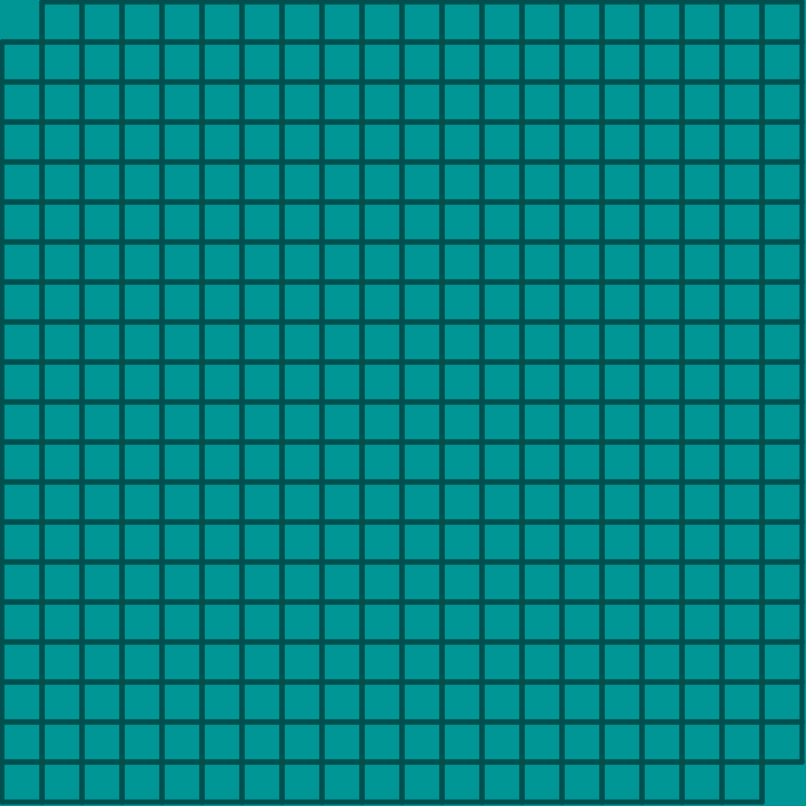
Frame 1 (no input)
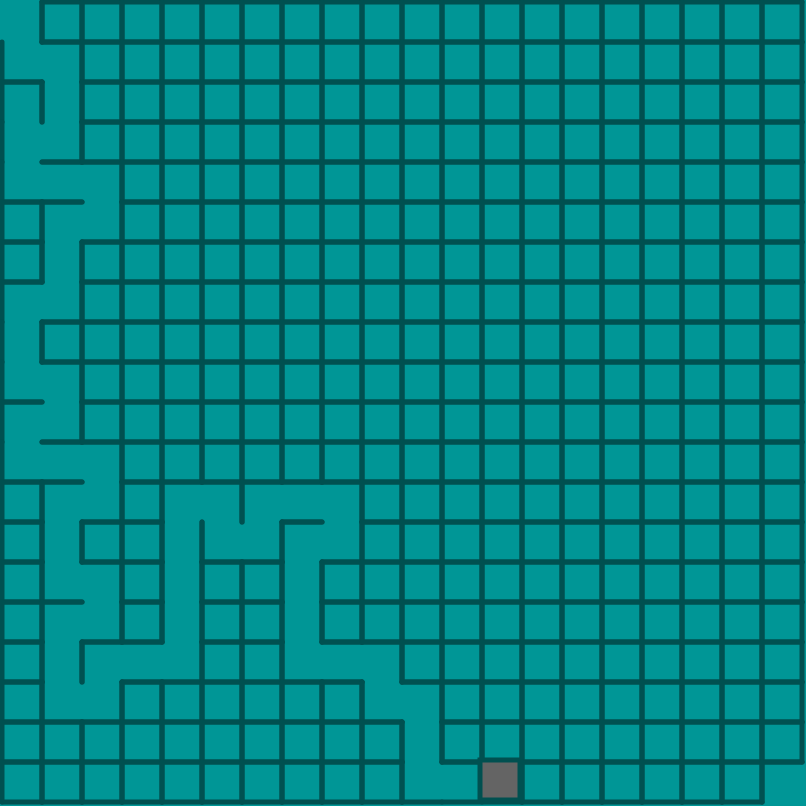
Frame 60 (no input)
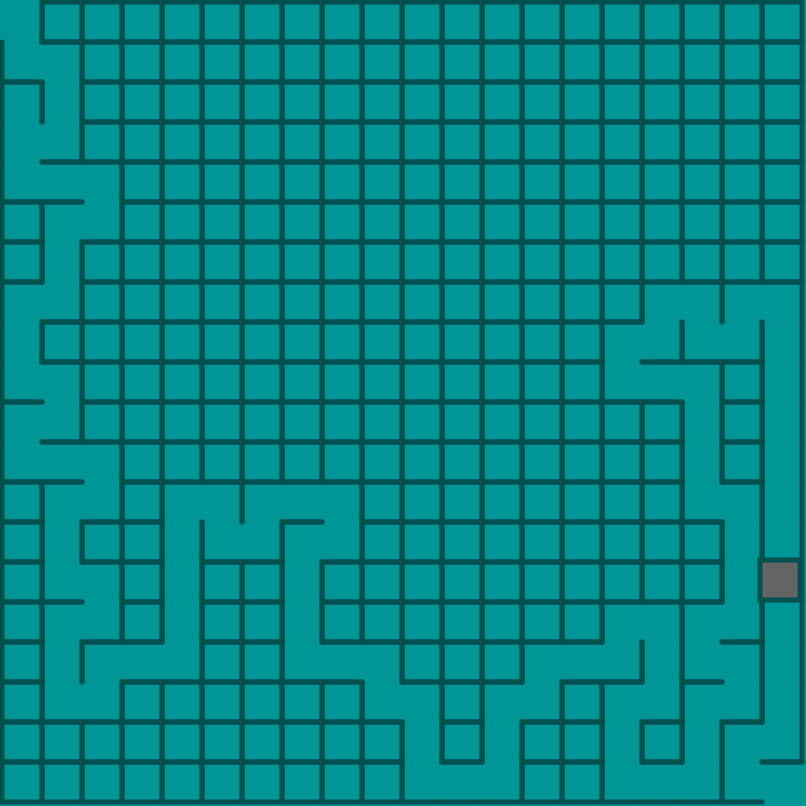
Frame 120 (the mouse pressed at the canvas centre since frame 60)

The p5.js sketch that drew these frames (run headless with seeded random() and noise() and a simulated clock; from frame 60 on, the mouse is pressed at the canvas centre):

// p5.js sketch
// ── sketch.js
let w = 40;
let canvasWidth = 806;
let canvasHeight = 806;
let rows, cols;
let startCell;
let maze = [];
let stack = [];
let current;


function setup() {
	createCanvas(canvasWidth, canvasHeight);
	background(255);
	rows = floor(canvasHeight / w);
	cols = floor(canvasWidth / w);
	for (let i = 0; i < cols;i++) {
		maze[i] = new Array(rows);
	}
	for (let i = 0;i < cols;i++) {
		for (let j = 0;j < rows;j++) {
			maze[i][j] = new Cell(i, j, w);
		}
	}
	console.log(maze);
	startCell = maze[0][0];
	endCell = maze[rows - 1][cols - 1];
	startCell.removeStartWalls();
	endCell.removeEndWalls();
	current = startCell;
}

function draw() {
	background(0, 150, 150);
	for (let i = 0;i < cols;i++) {
		for (let j = 0;j < rows;j++) {
			maze[i][j].display();
		}
	}
	current.traversed = true;
	if (current != startCell) current.show();
	let next = findRandomNext(current.i, current.j);
	if (next) {
		current.removeWalls(current, next);
		next.traversed = true;
		stack.push(current);
		current = next;
	} else if (stack.length > 0){
		current = stack.pop();
	}
}

function findRandomNext(i, j) {
	let neighbors = [];
	neighbors.push('right');
	neighbors.push('top');
	neighbors.push('bottom');
	neighbors.push('left');
	if (i == 0) {
		let index = neighbors.indexOf('top');
		neighbors.splice(index, 1);
	} if (i == rows - 1) {
		let index = neighbors.indexOf('bottom');
		neighbors.splice(index, 1);
	} if (j == 0) {
		let index = neighbors.indexOf('left');
		neighbors.splice(index, 1);
	} if (j == cols - 1) {
		let index = neighbors.indexOf('right');
		neighbors.splice(index, 1);
	}

	for (let k = 0;k < neighbors.length;k++) {
		if (neighbors[k] == 'top') {
			neighbors.splice(k, 1);
			k = k - 1;
			let cell = maze[i - 1][j];
			if (!cell.traversed) neighbors.push(cell);
		} else if (neighbors[k] == 'left') {
			neighbors.splice(k, 1);
			k = k - 1;
			let cell = maze[i][j - 1];
			if (!cell.traversed) neighbors.push(cell);
		} else if (neighbors[k] == 'bottom') {
			neighbors.splice(k, 1);
			k = k - 1;
			let cell = maze[i + 1][j];
			if (!cell.traversed) neighbors.push(cell);
		} else if (neighbors[k] == 'right') {
			neighbors.splice(k, 1);
			k = k - 1;
			let cell = maze[i][j + 1];
			if (!cell.traversed) neighbors.push(cell);
		}
	}
	return neighbors[floor(random(0, neighbors.length))];
}

// ── cell.js
class Cell {
  constructor(i, j, w) {
    this.i = i;
    this.j = j;
    this.w = w;
    this.x = j * w;
    this.y = i * w;
    this.walls = [true, true, true, true];
    this.traversed = false;
  }

  display() {
    strokeWeight(5);
    stroke(0, 80, 80);
    if (this.walls[0] == true) line(this.x + 2         , this.y + 2         , this.x + 2 + this.w, this.y + 2);
    if (this.walls[1] == true) line(this.x + 2 + this.w, this.y + 2         , this.x + 2 + this.w, this.y + 2 + this.w);
    if (this.walls[2] == true) line(this.x + 2 + this.w, this.y + 2 + this.w, this.x + 2         , this.y + 2 + this.w);
    if (this.walls[3] == true) line(this.x + 2         , this.y + 2 + this.w, this.x + 2         , this.y + 2);
  }

  show() {
    fill(100, 100, 100);
    rect(this.x, this.y, w, w);
  }

  removeWalls(cell1, cell2) {
    if (cell2.i > cell1.i) {
      cell2.walls[0] = false;
      cell1.walls[2] = false;
    } else if (cell2.i < cell1.i) {
      cell2.walls[2] = false;
      cell1.walls[0] = false;
    } else if (cell2.j > cell1.j) {
      cell2.walls[3] = false;
      cell1.walls[1] = false;
    } else if (cell2.j < cell1.j) {
      cell2.walls[1] = false;
      cell1.walls[3] = false;
    }
  }

  removeStartWalls() {
    this.walls[0] = false;
    this.walls[3] = false;
  }

  removeEndWalls() {
    this.walls[1] = false;
    this.walls[2] = false;
  }
}
